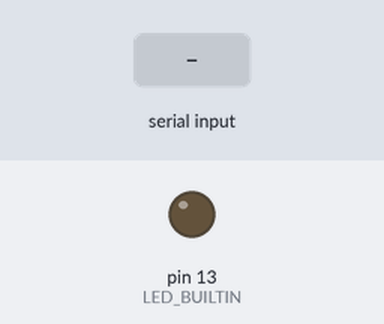
The sketch below on a simulated Arduino Uno, built with avr-gcc and run on an emulated ATmega328P. Shown: output pins drawn as LEDs (lit = HIGH). The inputs (shaded band) are chosen by the test bench.

Above: at 1.2 s.
1.3 s: "H" received over Serial
At 2.5 s:
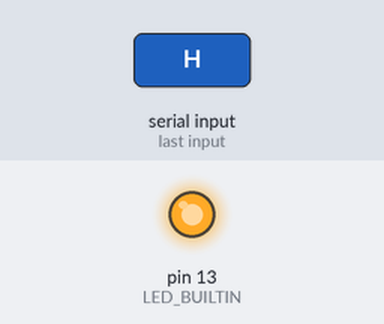
2.8 s: "L" received over Serial
At 3.9 s:
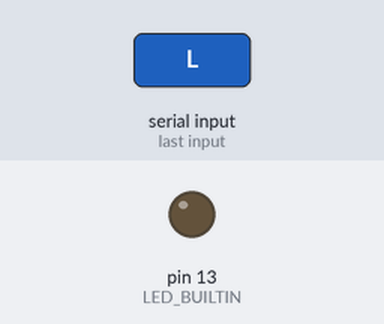
Timing chart, 0 to 5.8 s (numbered marks = the images above; inputs shaded):
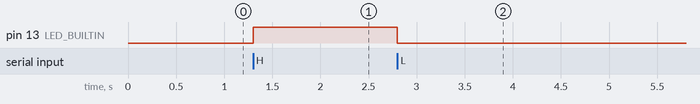

The sketch:

PhysicalPixel.ino
```cpp
/*
 通过电脑的串口发送指令来控制led灯，发送“H”使led引脚电平为高， 发送“L”将是led电平为低
*/

int incomingByte;

void setup() {
	Serial.begin(9600);

    pinMode(LED_BUILTIN, OUTPUT);
}

void loop() {
    //检测是否串口有数据
    if (Serial.available() > 0) {
        //读取串口发送来的数据
        incomingByte = Serial.read();
        // 发送的时H， 则使led电平为高
        if (incomingByte == 'H') {
            digitalWrite(LED_BUILTIN, HIGH);
        }
        // 发送L，则是led的引脚电平为低
        if (incomingByte == 'L') {
            digitalWrite(LED_BUILTIN, LOW);
        }
    }
}

/* 以下为processing代码示例

 // mouseover serial

 // Demonstrates how to send data to the Arduino I/O board, in order to
 // turn ON a light if the mouse is over a square and turn it off
 // if the mouse is not.

 // created 2003-4
 // based on examples by Casey Reas and Hernando Barragan
 // modified 18 Jan 2009
 // by Tom Igoe


 import processing.serial.*;

 float boxX;
 float boxY;
 int boxSize = 20;
 boolean mouseOverBox = false;

 Serial port;

 void setup()  {
 size(200, 200);
 boxX = width/2.0;
 boxY = height/2.0;
 rectMode(RADIUS);

 // List all the available serial ports in the output pane.
 // You will need to choose the port that the Arduino board is
 // connected to from this list. The first port in the list is
 // port #0 and the third port in the list is port #2.
 println(Serial.list());

 // Open the port that the Arduino board is connected to (in this case #0)
 // Make sure to open the port at the same speed Arduino is using (9600bps)
 port = new Serial(this, Serial.list()[0], 9600);

 }

 void draw()
 {
 background(0);

 // Test if the cursor is over the box
 if (mouseX > boxX-boxSize && mouseX < boxX+boxSize &&
 mouseY > boxY-boxSize && mouseY < boxY+boxSize) {
 mouseOverBox = true;
 // draw a line around the box and change its color:
 stroke(255);
 fill(153);
 // send an 'H' to indicate mouse is over square:
 port.write('H');
 }
 else {
 // return the box to it's inactive state:
 stroke(153);
 fill(153);
 // send an 'L' to turn the LED off:
 port.write('L');
 mouseOverBox = false;
 }

 // Draw the box
 rect(boxX, boxY, boxSize, boxSize);
 }


 */

/*
{
  "boxes" : [     {
      "box" :       {
        "maxclass" : "comment",
        "text" : "Physical Pixel\n\nThis patch sends an ASCII H or an ASCII L out the serial port to turn on an LED attached to an Arduino board. It can also send alternating H and L characters once every second to make the LED blink.\n\ncreated 2006\nby David A. Mellis\nmodified 14 Apr 2009\nby Scott Fitzgerald and Tom Igoe",
        "linecount" : 11,
        "patching_rect" : [ 14.0, 35.0, 354.0, 158.0 ],
        "numoutlets" : 0,
        "fontsize" : 12.0,
        "id" : "obj-1",
        "fontname" : "Arial",
        "numinlets" : 1
      }

    }
 ,    {
      "box" :       {
        "maxclass" : "comment",
        "text" : "Click to blink every second",
        "patching_rect" : [ 99.0, 251.0, 161.0, 20.0 ],
        "numoutlets" : 0,
        "fontsize" : 12.0,
        "id" : "obj-38",
        "fontname" : "Arial",
        "numinlets" : 1
      }

    }
 ,    {
      "box" :       {
        "maxclass" : "toggle",
        "patching_rect" : [ 74.0, 251.0, 21.0, 21.0 ],
        "numoutlets" : 1,
        "outlettype" : [ "int" ],
        "id" : "obj-39",
        "numinlets" : 1
      }

    }
 ,    {
      "box" :       {
        "maxclass" : "newobj",
        "text" : "p blink",
        "patching_rect" : [ 74.0, 286.0, 45.0, 20.0 ],
        "numoutlets" : 1,
        "fontsize" : 12.0,
        "outlettype" : [ "int" ],
        "id" : "obj-37",
        "fontname" : "Arial",
        "numinlets" : 2,
        "patcher" :         {
          "fileversion" : 1,
          "rect" : [ 54.0, 94.0, 640.0, 480.0 ],
          "bglocked" : 0,
          "defrect" : [ 54.0, 94.0, 640.0, 480.0 ],
          "openrect" : [ 0.0, 0.0, 0.0, 0.0 ],
          "openinpresentation" : 0,
          "default_fontsize" : 10.0,
          "default_fontface" : 0,
          "default_fontname" : "Verdana",
          "gridonopen" : 0,
          "gridsize" : [ 25.0, 25.0 ],
          "gridsnaponopen" : 0,
          "toolbarvisible" : 1,
          "boxanimatetime" : 200,
          "imprint" : 0,
          "boxes" : [             {
              "box" :               {
                "maxclass" : "newobj",
                "text" : "* 1000",
                "patching_rect" : [ 200.0, 150.0, 46.0, 19.0 ],
                "numoutlets" : 1,
                "fontsize" : 10.0,
                "outlettype" : [ "int" ],
                "id" : "obj-12",
                "fontname" : "Verdana",
                "numinlets" : 2
              }

            }
 ,            {
              "box" :               {
                "maxclass" : "inlet",
                "patching_rect" : [ 200.0, 75.0, 25.0, 25.0 ],
                "numoutlets" : 1,
                "outlettype" : [ "" ],
                "id" : "obj-11",
                "numinlets" : 0,
                "comment" : ""
              }

            }
 ,            {
              "box" :               {
                "maxclass" : "toggle",
                "patching_rect" : [ 125.0, 250.0, 20.0, 20.0 ],
                "numoutlets" : 1,
                "outlettype" : [ "int" ],
                "id" : "obj-10",
                "numinlets" : 1
              }

            }
 ,            {
              "box" :               {
                "maxclass" : "newobj",
                "text" : "metro 1000",
                "patching_rect" : [ 115.0, 190.0, 69.0, 19.0 ],
                "numoutlets" : 1,
                "fontsize" : 10.0,
                "outlettype" : [ "bang" ],
                "id" : "obj-3",
                "fontname" : "Verdana",
                "numinlets" : 2
              }

            }
 ,            {
              "box" :               {
                "maxclass" : "outlet",
                "patching_rect" : [ 125.0, 400.0, 25.0, 25.0 ],
                "numoutlets" : 0,
                "id" : "obj-2",
                "numinlets" : 1,
                "comment" : ""
              }

            }
 ,            {
              "box" :               {
                "maxclass" : "inlet",
                "patching_rect" : [ 100.0, 25.0, 25.0, 25.0 ],
                "numoutlets" : 1,
                "outlettype" : [ "int" ],
                "id" : "obj-1",
                "numinlets" : 0,
                "comment" : ""
              }

            }
 ],
          "lines" : [             {
              "patchline" :               {
                "source" : [ "obj-12", 0 ],
                "destination" : [ "obj-3", 1 ],
                "hidden" : 0,
                "midpoints" : [  ]
              }

            }
 ,            {
              "patchline" :               {
                "source" : [ "obj-11", 0 ],
                "destination" : [ "obj-12", 0 ],
                "hidden" : 0,
                "midpoints" : [  ]
              }

            }
 ,            {
              "patchline" :               {
                "source" : [ "obj-1", 0 ],
                "destination" : [ "obj-3", 0 ],
                "hidden" : 0,
                "midpoints" : [  ]
              }

            }
 ,            {
              "patchline" :               {
                "source" : [ "obj-10", 0 ],
                "destination" : [ "obj-2", 0 ],
                "hidden" : 0,
                "midpoints" : [  ]
              }

            }
 ,            {
              "patchline" :               {
                "source" : [ "obj-3", 0 ],
                "destination" : [ "obj-10", 0 ],
                "hidden" : 0,
                "midpoints" : [  ]
              }

            }
 ]
        }
 ,
        "saved_object_attributes" :         {
          "fontface" : 0,
          "fontsize" : 10.0,
          "default_fontface" : 0,
          "default_fontname" : "Verdana",
          "default_fontsize" : 10.0,
          "fontname" : "Verdana",
          "globalpatchername" : ""
        }

      }

    }
 ,    {
      "box" :       {
        "maxclass" : "comment",
        "text" : "convert to int",
        "patching_rect" : [ 154.0, 386.0, 104.0, 20.0 ],
        "numoutlets" : 0,
        "fontsize" : 12.0,
        "id" : "obj-36",
        "fontname" : "Arial",
        "numinlets" : 1
      }

    }
 ,    {
      "box" :       {
        "maxclass" : "comment",
        "text" : "send L if 0, H if 1",
        "patching_rect" : [ 154.0, 361.0, 104.0, 20.0 ],
        "numoutlets" : 0,
        "fontsize" : 12.0,
        "id" : "obj-35",
        "fontname" : "Arial",
        "numinlets" : 1
      }

    }
 ,    {
      "box" :       {
        "maxclass" : "comment",
        "text" : "is it on or off?",
        "patching_rect" : [ 179.0, 336.0, 95.0, 20.0 ],
        "numoutlets" : 0,
        "fontsize" : 12.0,
        "id" : "obj-34",
        "fontname" : "Arial",
        "numinlets" : 1
      }

    }
 ,    {
      "box" :       {
        "maxclass" : "newobj",
        "text" : "atoi",
        "patching_rect" : [ 279.0, 386.0, 46.0, 20.0 ],
        "numoutlets" : 1,
        "fontsize" : 12.0,
        "outlettype" : [ "list" ],
        "id" : "obj-33",
        "fontname" : "Arial",
        "numinlets" : 3
      }

    }
 ,    {
      "box" :       {
        "maxclass" : "message",
        "text" : "H",
        "patching_rect" : [ 329.0, 361.0, 32.5, 17.0 ],
        "numoutlets" : 1,
        "fontsize" : 10.0,
        "outlettype" : [ "" ],
        "id" : "obj-32",
        "fontname" : "Verdana",
        "numinlets" : 2
      }

    }
 ,    {
      "box" :       {
        "maxclass" : "message",
        "text" : "L",
        "patching_rect" : [ 279.0, 361.0, 32.5, 17.0 ],
        "numoutlets" : 1,
        "fontsize" : 10.0,
        "outlettype" : [ "" ],
        "id" : "obj-31",
        "fontname" : "Verdana",
        "numinlets" : 2
      }

    }
 ,    {
      "box" :       {
        "maxclass" : "newobj",
        "text" : "select 0 1",
        "patching_rect" : [ 279.0, 336.0, 62.0, 20.0 ],
        "numoutlets" : 3,
        "fontsize" : 12.0,
        "outlettype" : [ "bang", "bang", "" ],
        "id" : "obj-25",
        "fontname" : "Arial",
        "numinlets" : 1
      }

    }
 ,    {
      "box" :       {
        "maxclass" : "comment",
        "text" : "Click to turn the LED on and off",
        "linecount" : 2,
        "patching_rect" : [ 130.0, 205.0, 143.0, 34.0 ],
        "numoutlets" : 0,
        "fontsize" : 12.0,
        "id" : "obj-24",
        "fontname" : "Arial",
        "numinlets" : 1
      }

    }
 ,    {
      "box" :       {
        "maxclass" : "toggle",
        "patching_rect" : [ 279.0, 211.0, 24.0, 24.0 ],
        "numoutlets" : 1,
        "outlettype" : [ "int" ],
        "id" : "obj-23",
        "numinlets" : 1
      }

    }
 ,    {
      "box" :       {
        "maxclass" : "newobj",
        "text" : "select 0 1",
        "patching_rect" : [ 381.0, 331.0, 62.0, 20.0 ],
        "numoutlets" : 3,
        "fontsize" : 12.0,
        "outlettype" : [ "bang", "bang", "" ],
        "id" : "obj-30",
        "fontname" : "Arial",
        "numinlets" : 1
      }

    }
 ,    {
      "box" :       {
        "maxclass" : "comment",
        "text" : "click here to close the serial port",
        "patching_rect" : [ 429.0, 422.0, 206.0, 20.0 ],
        "numoutlets" : 0,
        "fontsize" : 12.0,
        "id" : "obj-26",
        "fontname" : "Arial",
        "numinlets" : 1
      }

    }
 ,    {
      "box" :       {
        "maxclass" : "comment",
        "text" : "click here to open the serial port",
        "patching_rect" : [ 454.0, 396.0, 206.0, 20.0 ],
        "numoutlets" : 0,
        "fontsize" : 12.0,
        "id" : "obj-27",
        "fontname" : "Arial",
        "numinlets" : 1
      }

    }
 ,    {
      "box" :       {
        "maxclass" : "message",
        "text" : "close",
        "patching_rect" : [ 381.0, 422.0, 39.0, 18.0 ],
        "numoutlets" : 1,
        "fontsize" : 12.0,
        "outlettype" : [ "" ],
        "id" : "obj-21",
        "fontname" : "Arial",
        "numinlets" : 2
      }

    }
 ,    {
      "box" :       {
        "maxclass" : "message",
        "text" : "port a",
        "patching_rect" : [ 403.0, 396.0, 41.0, 18.0 ],
        "numoutlets" : 1,
        "fontsize" : 12.0,
        "outlettype" : [ "" ],
        "id" : "obj-19",
        "fontname" : "Arial",
        "numinlets" : 2
      }

    }
 ,    {
      "box" :       {
        "maxclass" : "comment",
        "text" : "Click here to get a list of serial ports",
        "patching_rect" : [ 474.0, 370.0, 207.0, 20.0 ],
        "numoutlets" : 0,
        "fontsize" : 12.0,
        "id" : "obj-2",
        "fontname" : "Arial",
        "numinlets" : 1
      }

    }
 ,    {
      "box" :       {
        "maxclass" : "toggle",
        "patching_rect" : [ 381.0, 181.0, 21.0, 21.0 ],
        "numoutlets" : 1,
        "outlettype" : [ "int" ],
        "id" : "obj-11",
        "numinlets" : 1
      }

    }
 ,    {
      "box" :       {
        "maxclass" : "message",
        "text" : "print",
        "patching_rect" : [ 423.0, 370.0, 36.0, 18.0 ],
        "numoutlets" : 1,
        "fontsize" : 12.0,
        "outlettype" : [ "" ],
        "id" : "obj-13",
        "fontname" : "Arial",
        "numinlets" : 2
      }

    }
 ,    {
      "box" :       {
        "maxclass" : "newobj",
        "text" : "serial a 9600",
        "patching_rect" : [ 279.0, 461.0, 84.0, 20.0 ],
        "numoutlets" : 2,
        "fontsize" : 12.0,
        "outlettype" : [ "int", "" ],
        "id" : "obj-14",
        "fontname" : "Arial",
        "numinlets" : 1
      }

    }
 ,    {
      "box" :       {
        "maxclass" : "comment",
        "text" : "Click to start",
        "patching_rect" : [ 408.0, 181.0, 117.0, 20.0 ],
        "numoutlets" : 0,
        "fontsize" : 12.0,
        "id" : "obj-17",
        "fontname" : "Arial",
        "numinlets" : 1
      }

    }
 ],
  "lines" : [     {
      "patchline" :       {
        "source" : [ "obj-39", 0 ],
        "destination" : [ "obj-37", 0 ],
        "hidden" : 0,
        "midpoints" : [  ]
      }

    }
 ,    {
      "patchline" :       {
        "source" : [ "obj-37", 0 ],
        "destination" : [ "obj-25", 0 ],
        "hidden" : 0,
        "midpoints" : [ 83.5, 320.5, 288.5, 320.5 ]
      }

    }
 ,    {
      "patchline" :       {
        "source" : [ "obj-33", 0 ],
        "destination" : [ "obj-14", 0 ],
        "hidden" : 0,
        "midpoints" : [  ]
      }

    }
 ,    {
      "patchline" :       {
        "source" : [ "obj-32", 0 ],
        "destination" : [ "obj-33", 0 ],
        "hidden" : 0,
        "midpoints" : [ 338.5, 381.5, 288.5, 381.5 ]
      }

    }
 ,    {
      "patchline" :       {
        "source" : [ "obj-31", 0 ],
        "destination" : [ "obj-33", 0 ],
        "hidden" : 0,
        "midpoints" : [  ]
      }

    }
 ,    {
      "patchline" :       {
        "source" : [ "obj-25", 0 ],
        "destination" : [ "obj-31", 0 ],
        "hidden" : 0,
        "midpoints" : [  ]
      }

    }
 ,    {
      "patchline" :       {
        "source" : [ "obj-25", 1 ],
        "destination" : [ "obj-32", 0 ],
        "hidden" : 0,
        "midpoints" : [ 310.0, 358.0, 338.5, 358.0 ]
      }

    }
 ,    {
      "patchline" :       {
        "source" : [ "obj-23", 0 ],
        "destination" : [ "obj-25", 0 ],
        "hidden" : 0,
        "midpoints" : [  ]
      }

    }
 ,    {
      "patchline" :       {
        "source" : [ "obj-13", 0 ],
        "destination" : [ "obj-14", 0 ],
        "hidden" : 0,
        "midpoints" : [ 432.5, 389.0, 367.0, 389.0, 367.0, 411.0, 288.5, 411.0 ]
      }

    }
 ,    {
      "patchline" :       {
        "source" : [ "obj-19", 0 ],
        "destination" : [ "obj-14", 0 ],
        "hidden" : 0,
        "midpoints" : [ 412.5, 417.0, 288.5, 417.0 ]
      }

    }
 ,    {
      "patchline" :       {
        "source" : [ "obj-21", 0 ],
        "destination" : [ "obj-14", 0 ],
        "hidden" : 0,
        "midpoints" : [ 390.5, 450.0, 288.5, 450.0 ]
      }

    }
 ,    {
      "patchline" :       {
        "source" : [ "obj-30", 0 ],
        "destination" : [ "obj-21", 0 ],
        "hidden" : 0,
        "midpoints" : [  ]
      }

    }
 ,    {
      "patchline" :       {
        "source" : [ "obj-30", 1 ],
        "destination" : [ "obj-19", 0 ],
        "hidden" : 0,
        "midpoints" : [  ]
      }

    }
 ,    {
      "patchline" :       {
        "source" : [ "obj-11", 0 ],
        "destination" : [ "obj-30", 0 ],
        "hidden" : 0,
        "midpoints" : [ 390.5, 322.0, 390.5, 322.0 ]
      }

    }
 ]
 }

 */
```

Measured:
- after the input at 1.3 s, pin 13 (LED_BUILTIN): LOW → HIGH at once
- after the input at 2.8 s, pin 13 (LED_BUILTIN): HIGH → LOW at once
